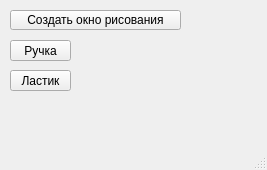
<?xml version="1.0" encoding="UTF-8"?>
<ui version="4.0">
 <class>ToolstWindow</class>
 <widget class="QMainWindow" name="ToolstWindow">
  <property name="geometry">
   <rect>
    <x>0</x>
    <y>0</y>
    <width>267</width>
    <height>170</height>
   </rect>
  </property>
  <property name="windowTitle">
   <string>ToolstWindow</string>
  </property>
  <widget class="QWidget" name="centralwidget">
   <widget class="QToolButton" name="toolOpenTheCanvas">
    <property name="geometry">
     <rect>
      <x>10</x>
      <y>10</y>
      <width>171</width>
      <height>20</height>
     </rect>
    </property>
    <property name="text">
     <string>Создать окно рисования</string>
    </property>
   </widget>
   <widget class="QToolButton" name="toolPen">
    <property name="geometry">
     <rect>
      <x>10</x>
      <y>40</y>
      <width>61</width>
      <height>21</height>
     </rect>
    </property>
    <property name="text">
     <string>Ручка</string>
    </property>
   </widget>
   <widget class="QToolButton" name="toolEraser">
    <property name="geometry">
     <rect>
      <x>10</x>
      <y>70</y>
      <width>61</width>
      <height>21</height>
     </rect>
    </property>
    <property name="text">
     <string>Ластик</string>
    </property>
   </widget>
  </widget>
  <widget class="QMenuBar" name="menubar">
   <property name="geometry">
    <rect>
     <x>0</x>
     <y>0</y>
     <width>267</width>
     <height>26</height>
    </rect>
   </property>
  </widget>
  <widget class="QStatusBar" name="statusbar"/>
 </widget>
 <resources/>
 <connections/>
</ui>
